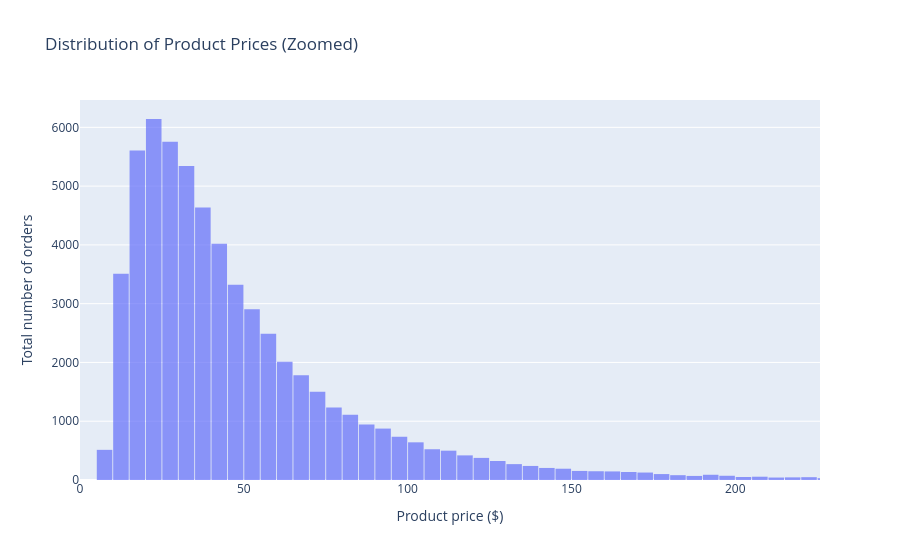

Notebook code cell kept with this figure:
### Markdown cell above
* Price distribution:

### Code cell
# Histogram plot of prices
fig = px.histogram(
    plot_df,
    x='price',
    title='Distribution of Product Prices (Zoomed)',
    nbins=500,
    labels={
        'price': 'Product price ($)',
        'count': 'Number of orders'
    },
    opacity=0.7
)

limit = plot_df['price'].quantile(0.99) # 99th percentile

fig.update_xaxes(
    range=[0, limit*1.05]
)

fig.update_layout(
    yaxis_title='Total number of orders',
    bargap=0.05
)

fig.show()

### Figure 1 — Plotly figure (JSON) as saved in the notebook; plotly's stock layout.template omitted (floating-point values rounded to 4 significant figures; data arrays with more than 128 entries replaced by an {"elided": "..."} marker saying what was removed)
{"data": [{"bingroup": "x", "hovertemplate": "Product price ($)=%{x}<br>count=%{y}<extra></extra>", "legendgroup": "", "marker": {"color": "#636efa", "opacity": 0.7, "pattern": {"shape": ""}}, "name": "", "nbinsx": 500, "orientation": "v", "showlegend": false, "type": "histogram", "x": {"elided": "60000 float values"}, "xaxis": "x", "yaxis": "y"}], "layout": {"bargap": 0.05, "barmode": "relative", "legend": {"tracegroupgap": 0}, "title": {"text": "Distribution of Product Prices (Zoomed)"}, "xaxis": {"anchor": "y", "domain": [0, 1], "range": [0, 225.9], "title": {"text": "Product price ($)"}}, "yaxis": {"anchor": "x", "domain": [0, 1], "title": {"text": "Total number of orders"}}}}
